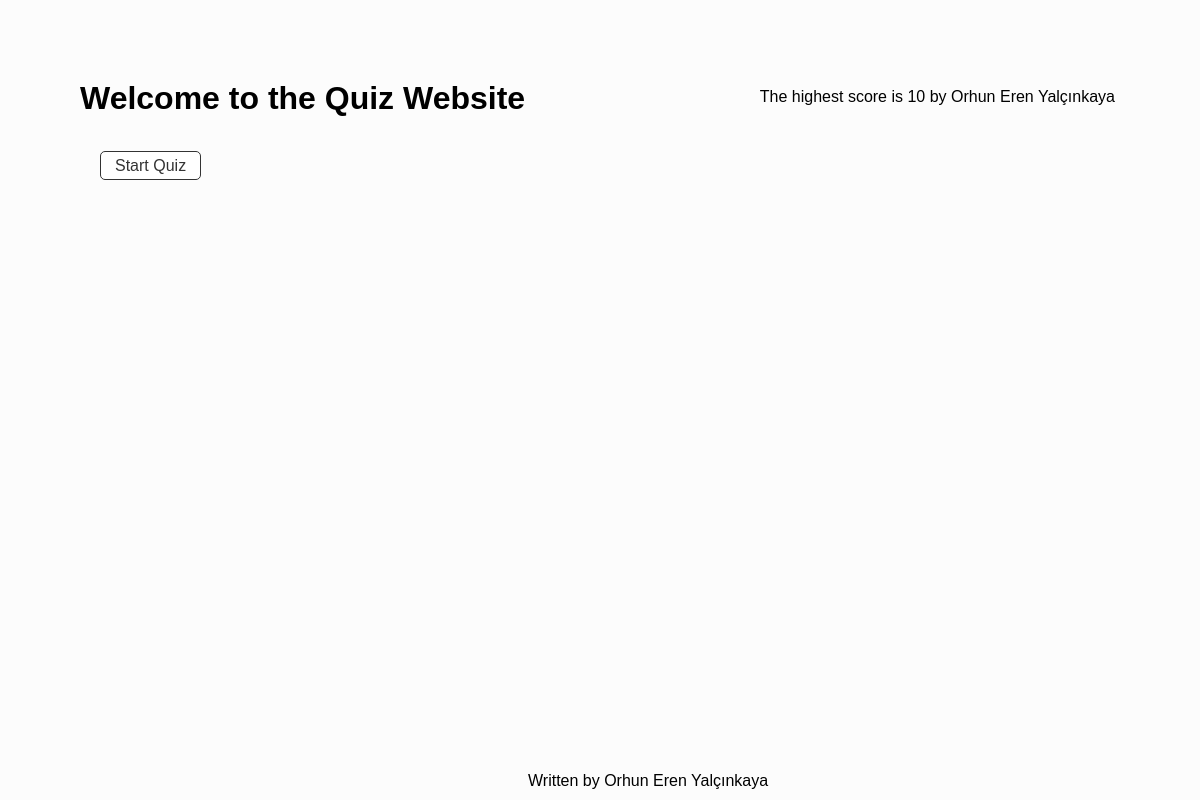
Before: / with the older database file.
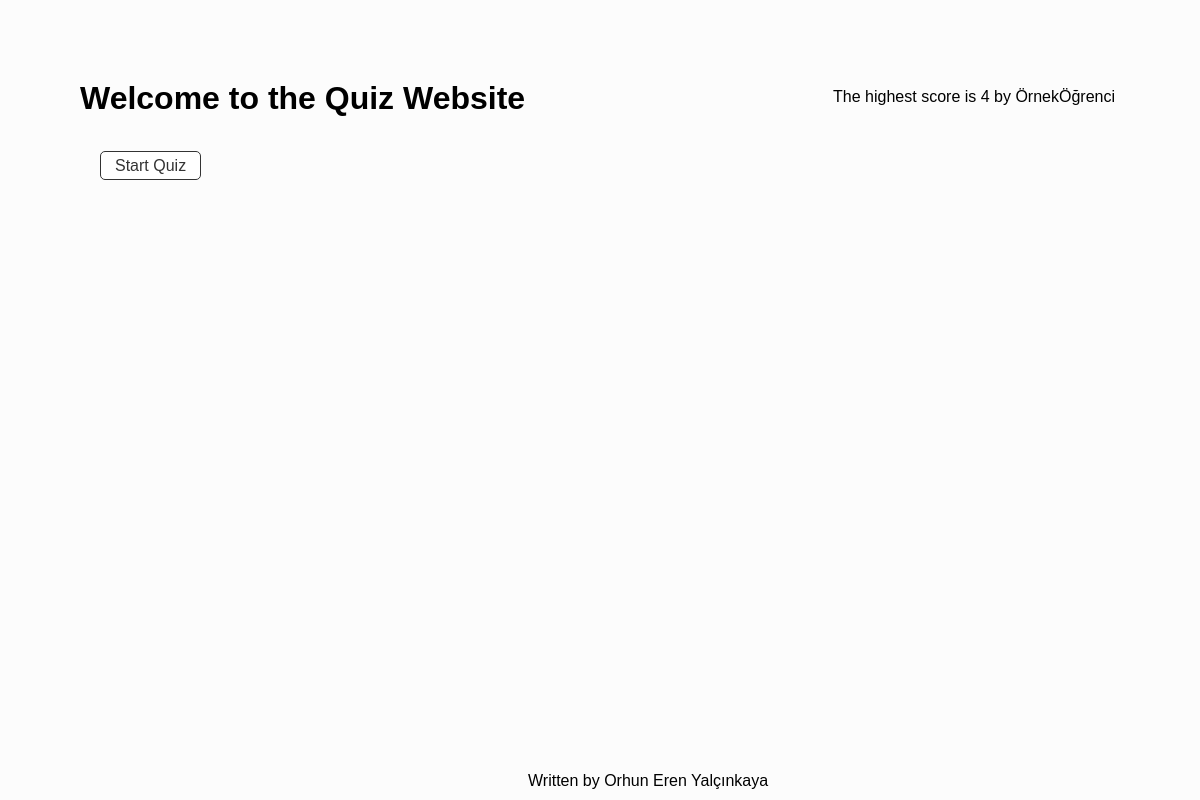
After: the same page with the newer database file.
### tables this page shows
CREATE TABLE scores (
            id INTEGER PRIMARY KEY AUTOINCREMENT,
            name TEXT NOT NULL,
            score INT NOT NULL
        );

### app.py (the view)
@app.route('/')
def index():
    highest_score, highest_scorer = get_highest_score()
    return render_template('index.html', highest_score=highest_score, highest_scorer=highest_scorer)

### app.py (called while the page is built)
def get_highest_score():
    conn = sqlite3.connect('quiz.db')
    cursor = conn.cursor()
    cursor.execute('SELECT name, score FROM scores ORDER BY score DESC, id ASC LIMIT 1')
    row = cursor.fetchone()
    conn.close()
    if row:
        return row[1], row[0]
    return None, None

### templates/index.html (shortened to what this page needs)
<!DOCTYPE html>
<html lang="en">
<head>
    <link rel="stylesheet" href="{{ url_for('static', filename='stylesheet.css') }}">
</head>
<body>
    <div id="score">The highest score is {{ highest_score }} by {{ highest_scorer }}</div>
    <div class="container">
        <h1>Welcome to the Quiz Website</h1>
        <a href="{{ url_for('quiz') }}">Start Quiz</a>
    </div>
</body>
<footer, id="author">Written by Orhun Eren Yalçınkaya</footer>
</html>

Changed rows visible on the page:
removed scores: name "Orhun Eren Yalçınkaya"
now on this page (row edited): scores: name "ÖrnekÖğrenci"
Other visible differences:
{{ highest_score }}: "10" → "4"
